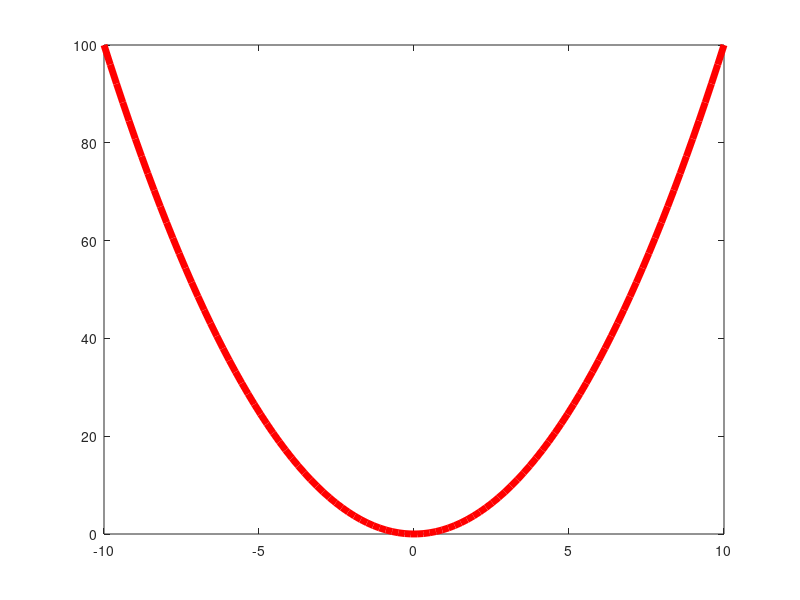

MATLAB code for this plot: (Note: this script raises an error after producing the figure.)
figure

n = 100;
x = linspace(-10,10,n); y = x.^2;
p = plot(x,y,'r', 'LineWidth',5);

%// modified jet-colormap
cd = [uint8(jet(n)*255) uint8(ones(n,1))].'; %'
drawnow
set(p.Edge, 'ColorBinding','interpolated', 'ColorData',cd)
%%

figure
bin_indx=find(abs(t_bins3sec-t_spot)==min(abs(t_bins3sec-t_spot))); 
EEG3sec_n=size(EEG3sec,1);
for k=1:16
    y=(EEG3sec(:,k,bin_indx))+.6*k;
    multicolorloine(round(1:EEG3sec_n)/fs,y,y,.9*jet); hold on
end
xlabel('Time (sec)')
yticklabels({}); ylim([0 16*.6+.5])

